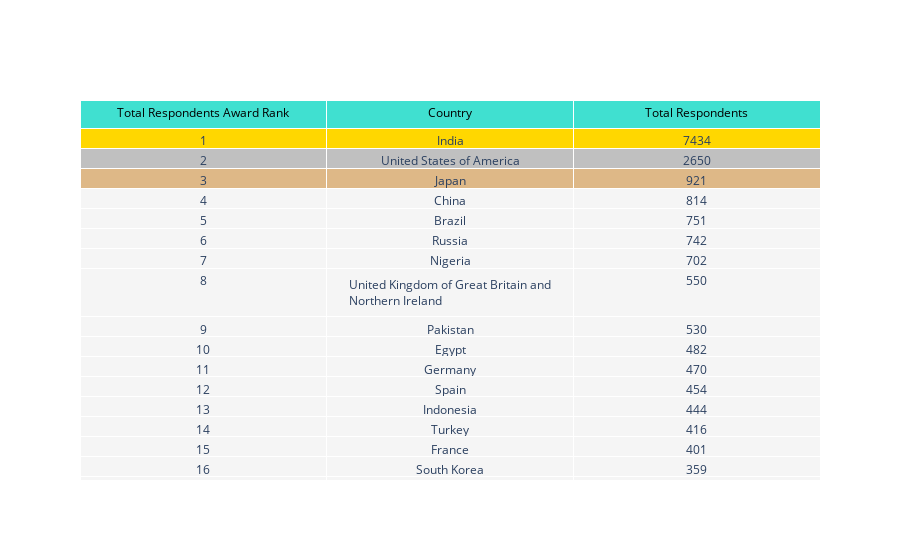

The notebook cell saved with this chart:
### Markdown cell above
Now, to view the leader board to view all the data how each country ranked in the Total Respondents Award!

### Code cell
# Create Total Respondent Country Leaderboard

country_total_respondents_data['color'] =  np.where((country_total_respondents_data['Total_Respondents_Rank'] ==1),'gold','whitesmoke') 
country_total_respondents_data['color'] =  np.where((country_total_respondents_data['Total_Respondents_Rank'] ==2),'silver',country_total_respondents_data['color']) 
country_total_respondents_data['color'] =  np.where((country_total_respondents_data['Total_Respondents_Rank'] ==3),'burlywood',country_total_respondents_data['color']) 

header = ['Total Respondents Award Rank', 'Country', 'Total Respondents']

fig = go.Figure(data=[go.Table(
    header=dict(values=header,fill_color='turquoise',align='center', font=dict(color='black', size=12)),

    cells=dict(values=[country_total_respondents_data.Total_Respondents_Rank, country_total_respondents_data.Country, country_total_respondents_data.Total_Respondents],
               fill_color=[country_total_respondents_data.color],align='center'))
])

fig.show()

### Figure 1 — Plotly figure (JSON) as saved in the notebook; plotly's stock layout.template omitted (floating-point values rounded to 4 significant figures; data arrays with more than 128 entries replaced by an {"elided": "..."} marker saying what was removed)
{"data": [{"cells": {"align": "center", "fill": {"color": [["gold", "silver", "burlywood", "whitesmoke", "whitesmoke", "whitesmoke", "whitesmoke", "whitesmoke", "whitesmoke", "whitesmoke", "whitesmoke", "whitesmoke", "whitesmoke", "whitesmoke", "whitesmoke", "whitesmoke", "whitesmoke", "whitesmoke", "whitesmoke", "whitesmoke", "whitesmoke", "whitesmoke", "whitesmoke", "whitesmoke", "whitesmoke", "whitesmoke", "whitesmoke", "whitesmoke", "whitesmoke", "whitesmoke", "whitesmoke", "whitesmoke", "whitesmoke", "whitesmoke", "whitesmoke", "whitesmoke", "whitesmoke", "whitesmoke", "whitesmoke", "whitesmoke", "whitesmoke", "whitesmoke", "whitesmoke", "whitesmoke", "whitesmoke", "whitesmoke", "whitesmoke", "whitesmoke", "whitesmoke", "whitesmoke", "whitesmoke", "whitesmoke", "whitesmoke", "whitesmoke", "whitesmoke", "whitesmoke", "whitesmoke", "whitesmoke", "whitesmoke", "whitesmoke", "whitesmoke", "whitesmoke", "whitesmoke", "whitesmoke"]]}, "values": {"elided": "3x64 mixed values"}}, "header": {"align": "center", "fill": {"color": "turquoise"}, "font": {"color": "black", "size": 12}, "values": ["Total Respondents Award Rank", "Country", "Total Respondents"]}, "type": "table"}], "layout": {}}
